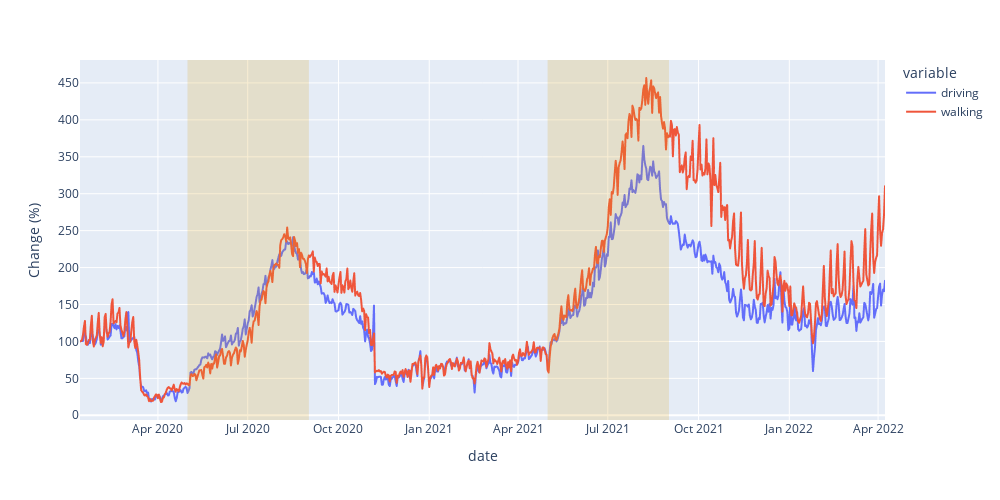

Notebook code cell kept with this figure:
### Code cell
fig = px.line(
    data_frame=df,
    x="date",
    y=skewed_cols,
    width=PLOT_WIDTH,
    height=PLOT_HEIGHT,
    labels=dict(value="Change (%)"),
)

fig.add_vrect(
    x0=datetime(2020, 5, 1),
    x1=datetime(2020, 9, 1),
    fillcolor="goldenrod",
    opacity=0.2,
    line_width=0,
)
fig.add_vrect(
    x0=datetime(2021, 5, 1),
    x1=datetime(2021, 9, 1),
    fillcolor="goldenrod",
    opacity=0.2,
    line_width=0,
)

fig.for_each_annotation(lambda a: a.update(text=f'{a.text.split("=")[-1]}'))
fig.show()
fig.write_image("../plots/Skewed Features (Line)(Apple).png")

### Figure 1 — Plotly figure (JSON) as saved in the notebook; plotly's stock layout.template omitted (floating-point values rounded to 4 significant figures; data arrays with more than 128 entries replaced by an {"elided": "..."} marker saying what was removed)
{"data": [{"hovertemplate": "variable=driving<br>date=%{x}<br>Change (%)=%{y}<extra></extra>", "legendgroup": "driving", "line": {"color": "#636efa", "dash": "solid"}, "marker": {"symbol": "circle"}, "mode": "lines", "name": "driving", "showlegend": true, "type": "scattergl", "x": {"elided": "813 str values"}, "xaxis": "x", "y": {"elided": "813 float values"}, "yaxis": "y"}, {"hovertemplate": "variable=walking<br>date=%{x}<br>Change (%)=%{y}<extra></extra>", "legendgroup": "walking", "line": {"color": "#EF553B", "dash": "solid"}, "marker": {"symbol": "circle"}, "mode": "lines", "name": "walking", "showlegend": true, "type": "scattergl", "x": {"elided": "813 str values"}, "xaxis": "x", "y": {"elided": "813 float values"}, "yaxis": "y"}], "layout": {"height": 500, "legend": {"title": {"text": "variable"}, "tracegroupgap": 0}, "margin": {"t": 60}, "shapes": [{"fillcolor": "goldenrod", "line": {"width": 0}, "opacity": 0.2, "type": "rect", "x0": "2020-05-01T00:00:00", "x1": "2020-09-01T00:00:00", "xref": "x", "y0": 0, "y1": 1, "yref": "y domain"}, {"fillcolor": "goldenrod", "line": {"width": 0}, "opacity": 0.2, "type": "rect", "x0": "2021-05-01T00:00:00", "x1": "2021-09-01T00:00:00", "xref": "x", "y0": 0, "y1": 1, "yref": "y domain"}], "width": 1000, "xaxis": {"anchor": "y", "domain": [0, 1], "title": {"text": "date"}}, "yaxis": {"anchor": "x", "domain": [0, 1], "title": {"text": "Change (%)"}}}}
